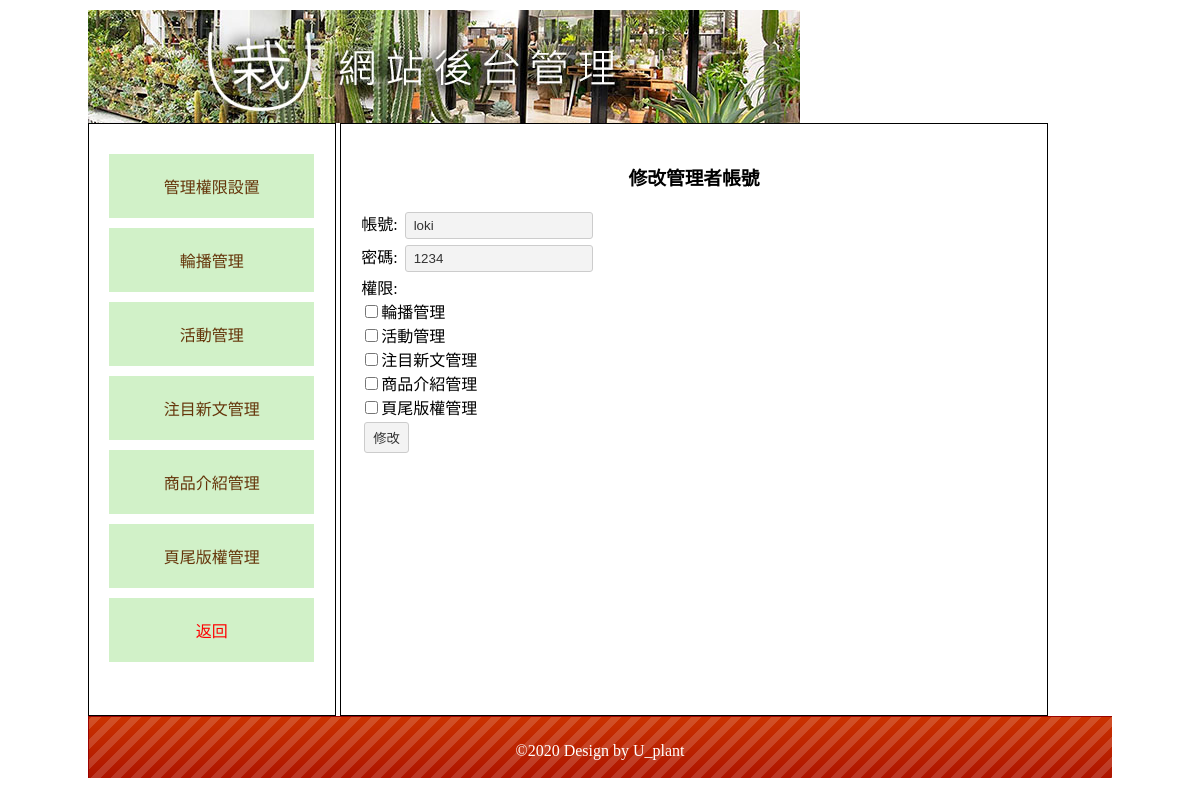
Screenshot of /admin.php?redo=admainmdy&id=3 (signed in) with the database file from the repository.
### tables this page shows
CREATE TABLE `q4t10_admin` (
  `id` int(10) UNSIGNED NOT NULL,
  `acc` text NOT NULL,
  `pwd` text NOT NULL,
  `access` text NOT NULL
);

CREATE TABLE `q4t11_footer` (
  `id` int(10) UNSIGNED NOT NULL,
  `once` text NOT NULL
);

### sql.php (called while the page is built, shortened)
<?php
$db = new PDO("mysql:host=127.0.0.1;dbname=s1080414;charset=utf8", "root", "");
function select($tb, $wh)
{
  global $db;
  return $db->query("SELECT * FROM " . $tb . " WHERE " . $wh)->fetchAll();
}
?>
<?php
$re = select("q4t11_footer", 1);
$bot = $re[0]['once'];
?>

### admin.php (the view, shortened to what this page needs)
<?php
require_once('sql.php');
$main = (empty($_GET['redo'])) ? "admain" : $_GET['redo'];
$re = select("q4t10_admin", "acc='" . $_SESSION['admin'] . "'");
$access = unserialize($re[0]['access']);
?>
<!DOCTYPE html PUBLIC "-//W3C//DTD XHTML 1.0 Transitional//EN" "http://www.w3.org/TR/xhtml1/DTD/xhtml1-transitional.dtd">
<html xmlns="http://www.w3.org/1999/xhtml">
<head>
  <link href="./Manage Page_files/css.css" rel="stylesheet" type="text/css">
</head>
<body>
  <div id="main" style="width: 1024px;height: 768px;overflow: scroll;padding: 0;margin: 10px auto;border: 0;">
    <div id="top">
      <a href="?">
        <img src="./Manage Page_files/0416.jpg">
      </a>
    </div>
    <div id="left" class="ct">
      <div style="min-height:400px;">
        <a href="?redo=admain">管理權限設置</a>
        <?= ($access[0]) ? '<a href="?redo=banner">輪播管理</a>' : '' ?>
        <?= ($access[1]) ? '<a href="?redo=banner3s">活動管理</a>' : '' ?>
        <?= ($access[2]) ? '<a href="?redo=anews">注目新文管理</a>' : '' ?>
        <?= ($access[3]) ? '<a href="?redo=tp">商品介紹管理</a>' : '' ?>
        <?= ($access[4]) ? '<a href="?redo=bot">頁尾版權管理</a>' : '' ?>
        <a href="api.php?do=adlogout" style="color:#f00;">返回</a>
      </div>
    </div>
    <div id="right"><?php include $main . ".php"; ?>
    </div>
    <div id="bottom" style="line-height:70px; color:#FFF; background:url(images/bot.png);" class="ct">
      <?= $bot ?>
    </div>
  </div>
</body>
</html>

### admainmdy.php
<h3 class="ct">修改管理者帳號</h3>
<?php
$rebot = select("q4t10_admin", "id=" . $_GET['id']);
?>
<form action="api.php?do=admainmdy&id=<?= $_GET['id'] ?>" method="post">
    帳號: <input type="text" name="acc[<?= $_GET['id'] ?>]" value="<?= $rebot[0]['acc'] ?>" id=""><br>
    密碼: <input type="text" name="pwd[<?= $_GET['id'] ?>]" value="<?= $rebot[0]['pwd'] ?>" id=""><br>
    權限: <br>
    <input type="checkbox" name="cc[0]" value="1">輪播管理<br>
    <input type="checkbox" name="cc[1]" value="1">活動管理<br>
    <input type="checkbox" name="cc[2]" value="1">注目新文管理<br>
    <input type="checkbox" name="cc[3]" value="1">商品介紹管理<br>
    <input type="checkbox" name="cc[4]" value="1">頁尾版權管理<br>
    <input type="submit" value="修改">
</form>

### Manage Page_files/css.css (style rules this page uses)
body { font-family: "微軟正黑體"; }
#main { width: 1034px; padding: 10px; margin: 20px auto 20px auto; border: #000 solid 1px; min-height: 768px; }
#top a { color: #ce631c; text-decoration: none; }
#left { display: inline-block; width: 20%; padding: 2%; min-height: 550px; vertical-align: top; border: #000 1px solid; }
#left a { display: block; padding: 20px 5px 20px 5px; text-decoration: none; background: #d1f1c8; margin: 10px auto 10px auto; color: #65350a; }
.ct { text-align: center; }
#right { display: inline-block; width: 65%; padding: 2%; min-height: 550px; border: #000 1px solid; }
#bottom { height: 70px; background-size: cover; }
input[type="text"], input[type="password"], input[type="submit"], button, .button, input[type="reset"], input[type="button"], select，textarea, input[type="number"] { background: #f3f3f3; border: #ccc 1px solid; border-radius: 3px; padding: 5px 8px 5px 8px; text-decoration: none; margin: 3px; color: #333; }
input[type="text"], input[type="password"] { width: 170px; }

### rows the page displays
q4t10_admin: acc "loki", pwd "1234"
q4t11_footer: once "©2020 Design by U_plant"
